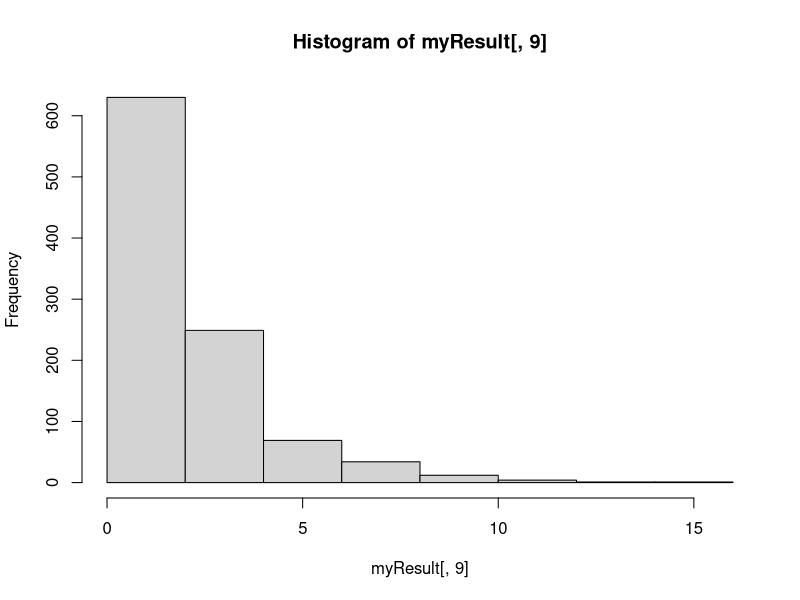
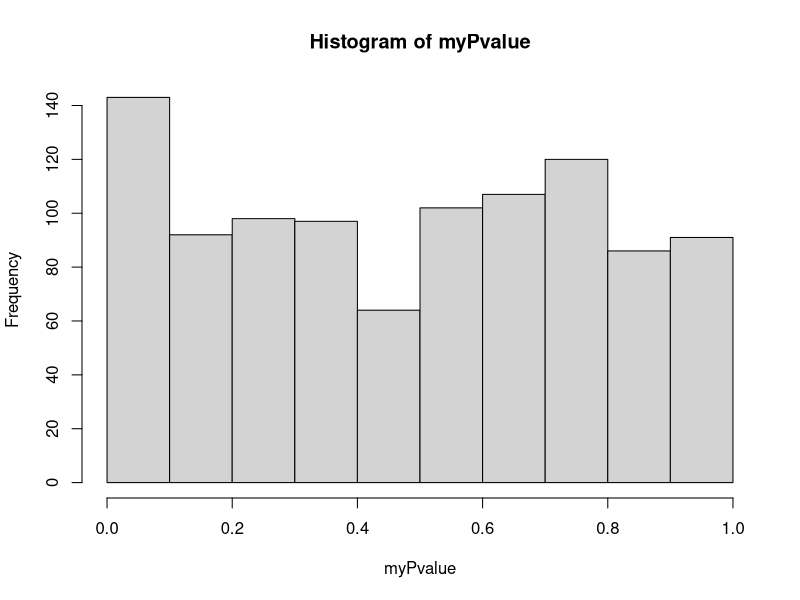
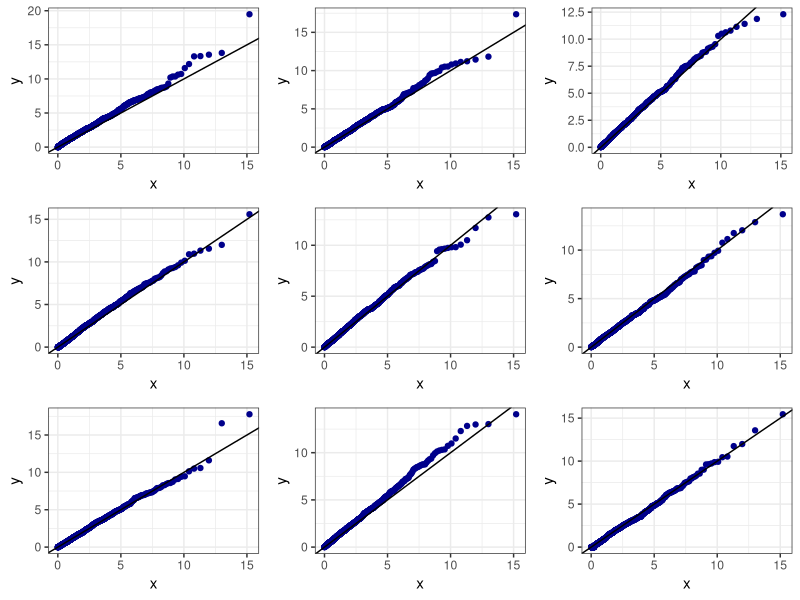
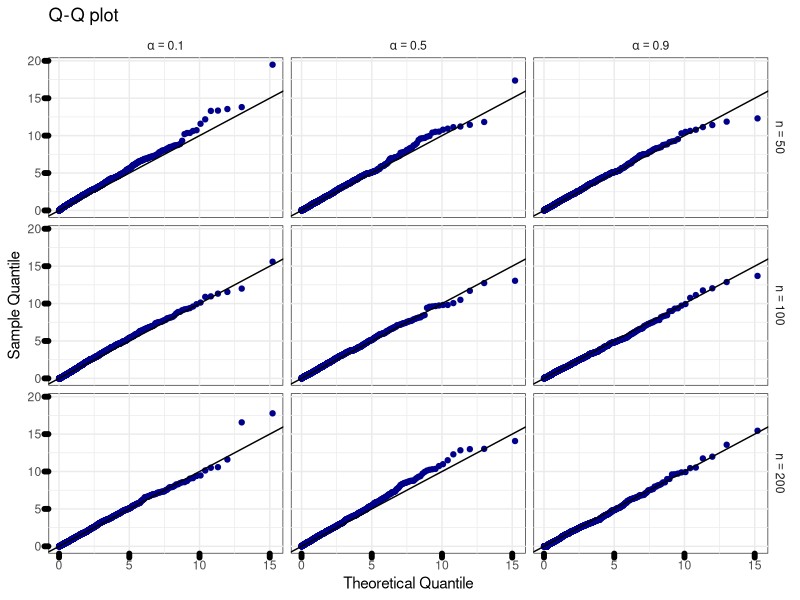

These figures' R source, in order:
library(ggplot2)
library(grid)
myResult=read.csv("myResult.csv")
jjj=list()
for(k in 1:9){
    hh=myResult[,k]
    hh2=sort(hh)
    xxx=numeric()
    for(i in 1:length(hh)){
        xxx[i]=qchisq((i-0.5)/length(hh),df=2)
    }
    myD=data.frame(x=xxx,y=hh2)
    jjj[[k]]=ggplot(data=myD)+
        geom_point(aes(x=x,y=y),colour="darkblue")+
        geom_abline(slope=1,intercept=0)+
        theme_bw()
    #plot(xxx,hh2)
    #abline(a=0,b=1)
}

pdf("figure/test.pdf",width=8,height=6)
grid.newpage()
pushViewport(viewport(layout=grid.layout(3,3)))
vplayout=function(x,y){
    viewport(layout.pos.row=x,layout.pos.col=y)
}
for(i in 1:9){
    print(jjj[[i]],vp=vplayout(ceiling(i/3),i-(ceiling(i/3)-1)*3))
}
dev.off()


temp1=strsplit(names(myResult),split="alpha.")
alpha=numeric()
for(i in 1:9){
    alpha[i]=temp1[[i]][2]
}
alpha=as.numeric(alpha)
myN=NULL
for(i in 1:9){
    myN[i]=strsplit(temp1[[i]][1],split="n.")[[1]][[2]]  
}
myN=as.numeric(myN)

ama=data.frame(x=NULL,alpha=NULL,n=NULL)
for(i in 1:9){
    temp1=sort(myResult[,i])
    xxx=NULL
    for(j in 1:length(temp1)){
        xxx[j]=qchisq((j-0.5)/length(temp1),df=2)
    }
    temp=data.frame(x=xxx,y=temp1,alpha=alpha[i],n=myN[i])
    ama=rbind(ama,temp)
}

myQQPlot=ggplot(data=ama)+geom_point(mapping=aes(x=x,y=y),colour="darkblue")+
    geom_abline(slope = 1,intercept = 0)+
    facet_grid(n~alpha,labeller=label_bquote(cols=alpha== .(alpha),rows=n== .(n)))+
    labs(title="Q-Q plot",x="Theoretical Quantile",y="Sample Quantile")+
    theme_minimal()+
    theme(panel.background=element_rect(colour="gray20"),
          axis.ticks.length=unit(0.1,"cm"),
          axis.ticks=element_line(colour="black",size=2,linetype="dotted",lineend="round"))
#?plotmath
pdf("../figure/myQQPlot.pdf",width=4.5,height=4)
#grid.newpage()
print(myQQPlot)
dev.off()

hist(myResult[,9])
myPvalue=pchisq(myResult[,9],df=2)
hist(myPvalue)
sum(myPvalue>0.95)/length(myResult[,1])
